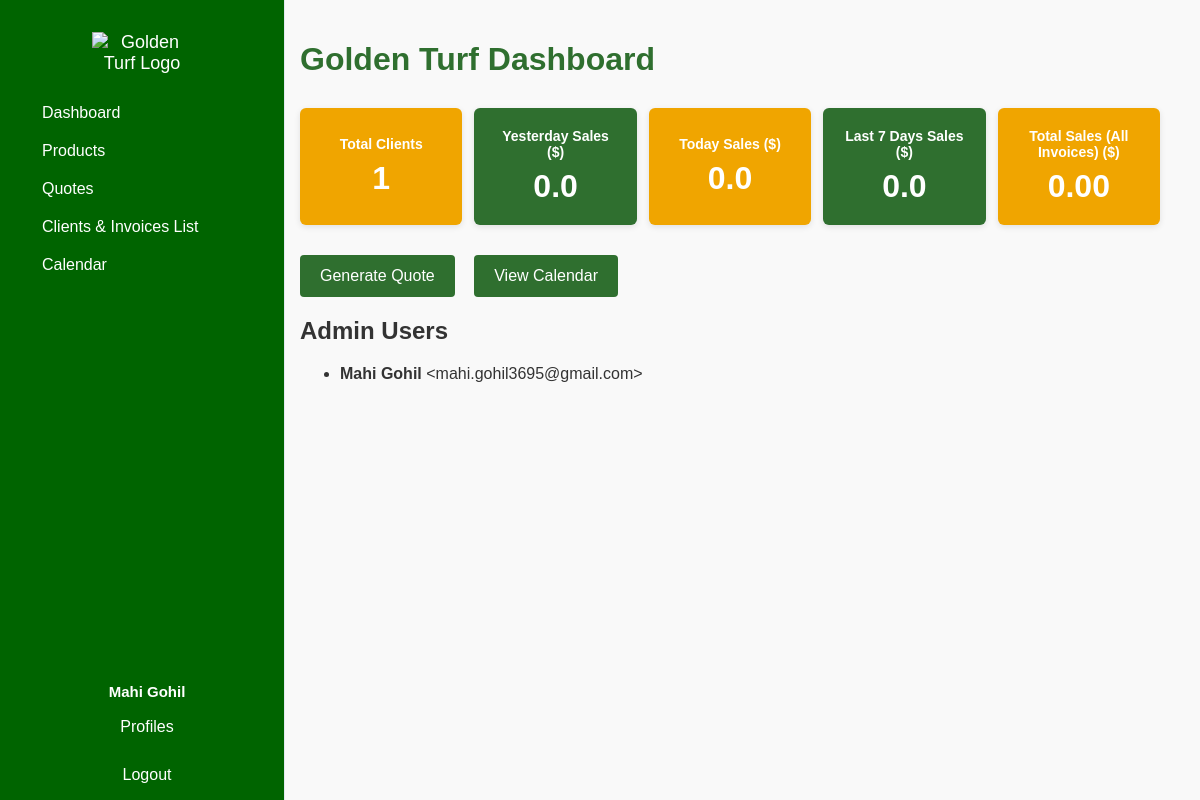
The page /dashboard (signed in) on the database as committed earlier.
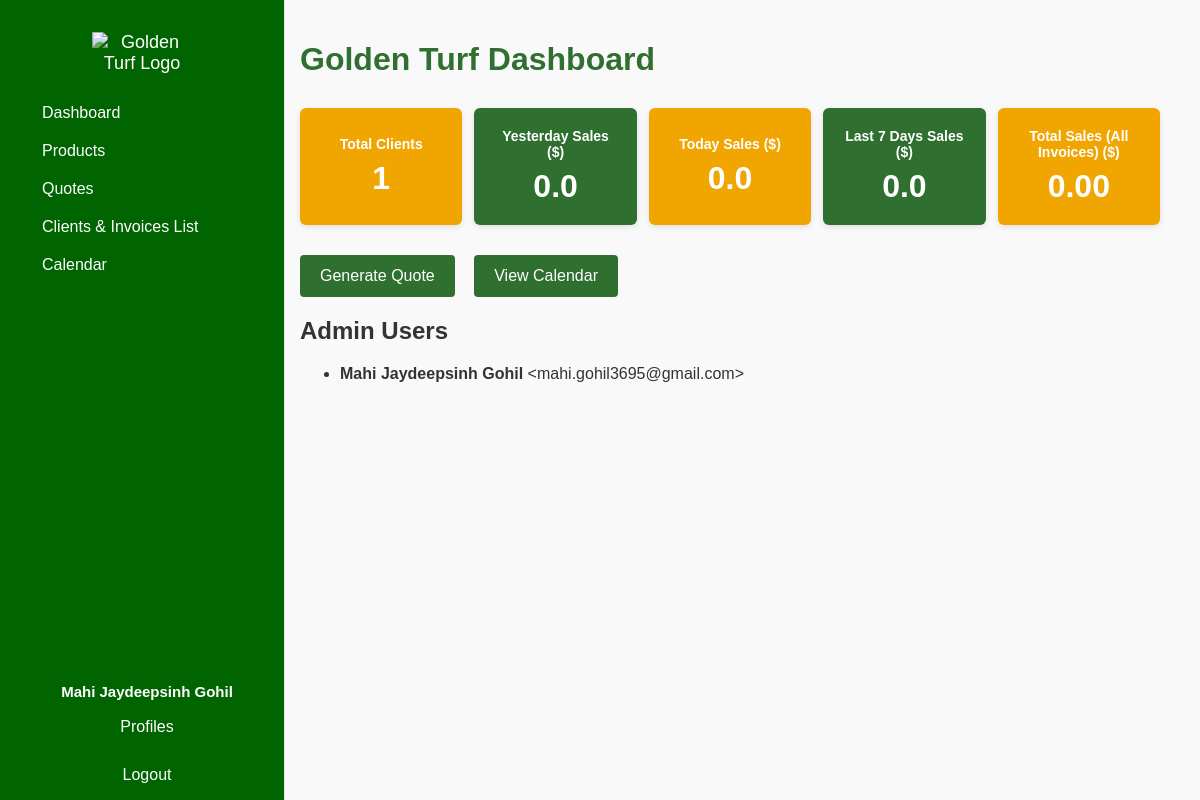
The same page on the database as committed later.
### tables this page shows
CREATE TABLE users (
            id INTEGER PRIMARY KEY AUTOINCREMENT,
            name TEXT NOT NULL,
            email TEXT UNIQUE NOT NULL,
            password TEXT NOT NULL
        , reset_token TEXT, token_expiry TEXT, role TEXT DEFAULT 'user', verification_code TEXT, permissions TEXT DEFAULT '');

### app.py (the view, shortened to what this page needs)
@app.route('/dashboard')
def dashboard():
    if 'user_name' not in session:
        print("Dashboard access denied: No user_name in session")  # Debugging log
        return redirect(url_for('login'))
    user_id = session.get('user_id')
    if not user_id:
        return redirect(url_for('login'))
    print(f"Dashboard accessed: user_name={session.get('user_name')}, user_role={session.get('user_role')}")  # Debugging log
    user_role = session.get('user_role', 'user')
    clients = query_all_clients(user_id)
    jobs = query_all_jobs(user_id)
    payments = query_all_payments(user_id)
    today = datetime.now().date()
    yesterday = today - timedelta(days=1)
    last_7_days = today - timedelta(days=7)
    total_clients = len(clients)
    total_services = sum(1 for job in jobs if job[3] == 'Completed')
    paid_payments = [payment for payment in payments if payment[2] != 'Unpaid']
    total_sales_paid_only = sum(float(payment[8]) for payment in paid_payments if payment[8] is not None)
    today_sales = 0
    yesterday_sales = 0
    last_7_days_sales = 0
    print(f"DEBUG - Dashboard calculations (PAID invoices only):")
    print(f"  Found {len(payments)} total invoices ({len(paid_payments)} paid)")
    print(f"  Total sales (paid only): ${total_sales_paid_only}")
    print(f"  Today sales: ${today_sales}")
    print(f"  Yesterday sales: ${yesterday_sales}")
    print(f"  Last 7 days sales: ${last_7_days_sales}")
    print(f"  Date ranges: today={today}, yesterday={yesterday}, last_7_days={last_7_days}")
    upcoming_jobs = [job for job in jobs if datetime.strptime(job[2], '%Y-%m-%d').date() >= today]
    overdue_jobs = [job for job in jobs if datetime.strptime(job[2], '%Y-%m-%d').date() < today and job[3] != 'Completed']
    conn = sqlite3.connect('users.db')
    c = conn.cursor()
    overdue_jobs_info = []
    for job in overdue_jobs:
        c.execute('SELECT client_name FROM clients WHERE id = ? AND owner_id = ?', (job[1], user_id))
        client_name = c.fetchone()
        if client_name:
            overdue_jobs_info.append({'client_name': client_name[0], 'job_date': job[2]})
    conn.close()
    conn = sqlite3.connect('users.db')
    c = conn.cursor()
    c.execute("SELECT name, email FROM users WHERE role = 'admin'")
    admins = c.fetchall()
    conn.close()
    return render_template('dashboard.html',
                           total_clients=total_clients,
                           total_services=total_services,
                           total_sales=total_sales_paid_only,  # Show only paid invoices
                           today_sales=today_sales,
                           yesterday_sales=yesterday_sales,
                           last_7_days_sales=last_7_days_sales,
                           overdue_jobs=overdue_jobs_info,
                           user_role=user_role,
                           admins=admins)

### app.py (called while the page is built)
def query_all_clients(user_id):
    conn = sqlite3.connect('users.db')
    c = conn.cursor()
    c.execute('SELECT * FROM clients WHERE owner_id = ?', (user_id,))
    clients = c.fetchall()
    conn.close()
    return clients

def query_all_jobs(user_id):
    conn = sqlite3.connect('users.db')
    c = conn.cursor()
    c.execute('SELECT * FROM jobs WHERE owner_id = ?', (user_id,))
    jobs = c.fetchall()
    conn.close()
    return jobs

def query_all_payments(user_id):
    conn = sqlite3.connect('users.db')
    c = conn.cursor()
    c.execute('''SELECT invoices.id, clients.client_name, invoices.status, invoices.created_date,
                        invoices.product, invoices.quantity, invoices.price, invoices.gst, invoices.total, invoices.owner_id
                  FROM invoices
                  LEFT JOIN clients ON invoices.client_id = clients.id
                  WHERE invoices.owner_id = ?
                  ORDER BY invoices.created_date DESC''', (user_id,))
    payments = c.fetchall()
    conn.close()
    return payments

### templates/dashboard.html (shortened to what this page needs)
<!DOCTYPE html>
<html lang="en">
<head>
    <link rel="stylesheet" href="{{ url_for('static', filename='dashboard.css') }}">
</head>
<body>
    {% include '_sidebar.html' %}
    <div class="main-content" style="margin-left: 280px; padding: 20px; width: calc(100vw - 300px); box-sizing: border-box;">
        <h1>Golden Turf Dashboard</h1>
        <div class="kpi-grid">
            <div class="kpi-tile orange">
                <div class="kpi-label">Total Clients</div>
                <div class="kpi-value">{{ total_clients }}</div>
            </div>
            <div class="kpi-tile green">
                <div class="kpi-label">Yesterday Sales ($)</div>
                <div class="kpi-value">{{ yesterday_sales|default(0)|float|round(2) }}</div>
            </div>
            <div class="kpi-tile orange">
                <div class="kpi-label">Today Sales ($)</div>
                <div class="kpi-value">{{ today_sales|default(0)|float|round(2) }}</div>
            </div>
            <div class="kpi-tile green">
                <div class="kpi-label">Last 7 Days Sales ($)</div>
                <div class="kpi-value">{{ last_7_days_sales|default(0)|float|round(2) }}</div>
            </div>
            <div class="kpi-tile orange">
                <div class="kpi-label">Total Sales (All Invoices) ($)</div>
                <div class="kpi-value">{{ "{:,.2f}".format(total_sales|default(0)|float) }}</div>
            </div>
        </div>
        <div class="admin-buttons" style="margin-bottom: 20px;">
            {% if user_role == 'admin' or user_role == 'owner' %}
            <button onclick="window.location.href='/quotes';">Generate Quote</button>
            <button onclick="window.location.href='/calendar';">View Calendar</button>
            {% endif %}
        </div>
        <section class="admin-list" style="margin-bottom: 30px;">
            <h2>Admin Users</h2>
            <ul>
                {% for admin in admins %}
                    <li><strong>{{ admin[0] }}</strong> &lt;{{ admin[1] }}&gt;</li>
                {% endfor %}
            </ul>
        </section>
    </div>
</body>
</html>

### templates/_sidebar.html (shortened to what this page needs)
<div class="sidebar" style="border-right: 1px solid #e2e8f0; min-width: 220px; max-width: 220px; background: #006400; color: white; height: 100vh; position: fixed;">
    <div style="width:100%;text-align:center;margin-bottom:20px;">
        <img src="/static/golden_turf_logo.png" alt="Golden Turf Logo" style="width:100px;display:block;margin:0 auto;">
    </div>
    <nav class="navbar">
        <a href="{{ url_for('dashboard') }}" style="color: white; font-size: 16px; text-decoration: none; display: block; padding: 10px;">Dashboard</a>
        <div class="nav-dropdown">
            <a href="#" class="dropbtn" style="color: white; font-size: 16px; text-decoration: none; display: block; padding: 10px;">Products</a>
        </div>
        <a href="{{ url_for('quotes') }}" style="color: white; font-size: 16px; text-decoration: none; display: block; padding: 10px;">Quotes</a>
        <a href="{{ url_for('payments') }}" style="color: white; font-size: 16px; text-decoration: none; display: block; padding: 10px;">Clients &amp; Invoices List</a>
        <a href="{{ url_for('calendar') }}" style="color: white; font-size: 16px; text-decoration: none; display: block; padding: 10px;">Calendar</a>
        <div style="position: absolute; bottom: 70px; left: 5px; width: 100%; text-align: center;">
            <div style="color: #fff; font-weight: 600; margin-bottom: 6px;">
                <span style="font-size: 15px;">{{ session.get('user_name', 'Unknown') }}</span>
            </div>
            <a href="{{ url_for('profiles') }}" style="color: white; font-size: 16px; text-decoration: none; display: block; padding: 10px; margin-bottom: 10px;">Profiles</a>
            <a href="{{ url_for('logout') }}" style="color: white; font-size: 16px; text-decoration: none; display: block; padding: 10px;">Logout</a>
        </div>
    </nav>
</div>

Rows that differ between the two databases and show on the page:
changed users "mahi.gohil3695@gmail.com": name "Mahi Gohil" → "Mahi Jaydeepsinh Gohil"; get "Mahi Gohil" → (not shown)
Other text that changed with them:
{{ session.get('user_name', 'Unknown') }}: (not shown) → "Mahi Jaydeepsinh Gohil"
